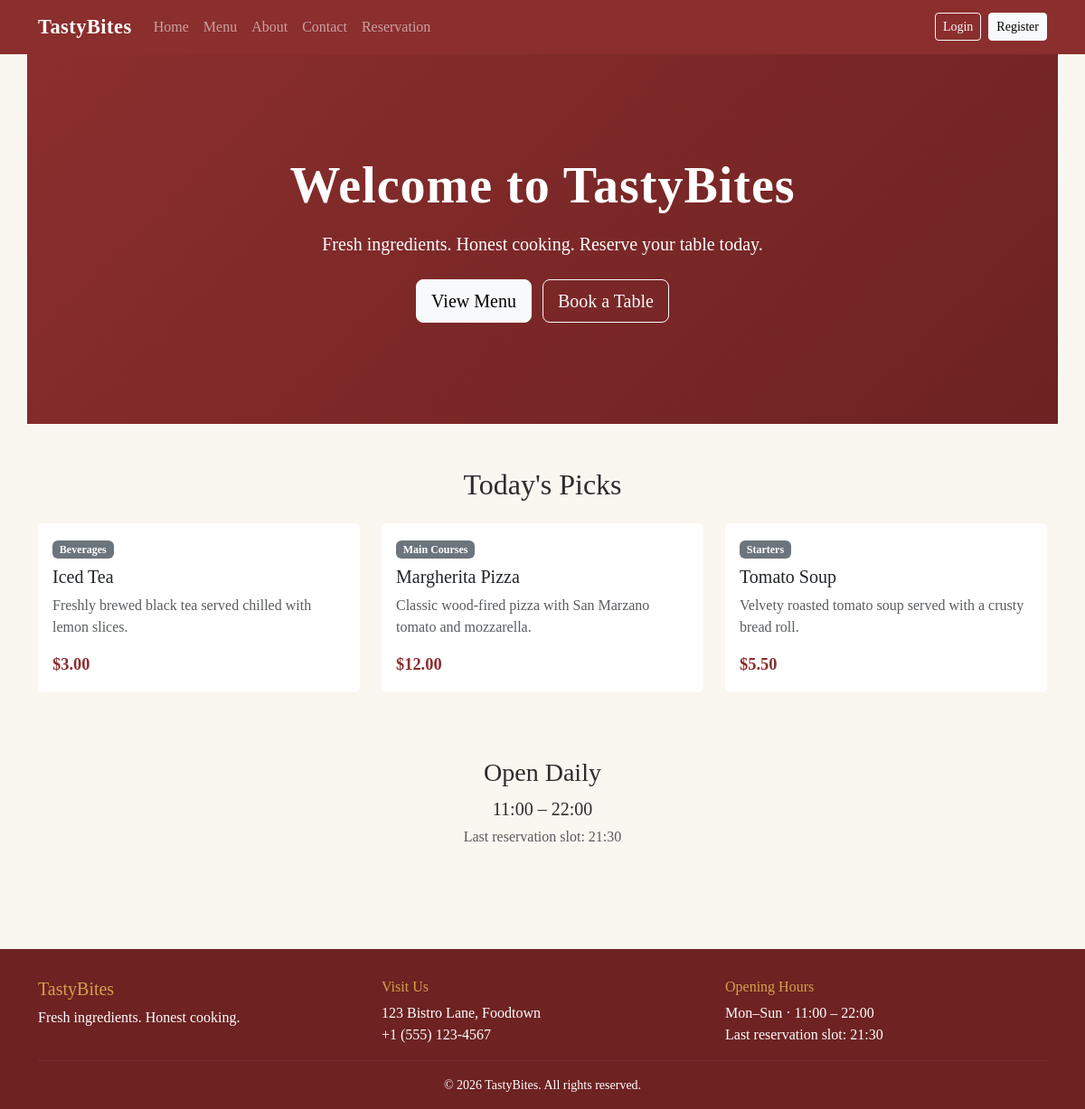
The page / on the database its author committed.
### tables this page shows
CREATE TABLE menu_items (
    id           INT UNSIGNED AUTO_INCREMENT PRIMARY KEY,
    category_id  INT UNSIGNED NOT NULL,
    name         VARCHAR(120) NOT NULL,
    description  TEXT NULL,
    price        DECIMAL(8,2) NOT NULL,
    image_url    VARCHAR(255) NULL,
    is_available TINYINT(1) DEFAULT 1,
    created_at   TIMESTAMP DEFAULT CURRENT_TIMESTAMP,
    FOREIGN KEY (category_id) REFERENCES menu_categories(id) ON DELETE CASCADE
);

CREATE TABLE menu_categories (
    id            INT UNSIGNED AUTO_INCREMENT PRIMARY KEY,
    name          VARCHAR(80) NOT NULL UNIQUE,
    display_order INT DEFAULT 0
);

### includes/auth_helpers.php (called while the page is built, shortened)
<?php
require_once __DIR__ . '/helpers.php';
function isLoggedIn(): bool
{
    return isset($_SESSION['user_id']) && $_SESSION['user_id'] > 0;
}

### includes/helpers.php (called while the page is built, shortened)
<?php
function e(?string $value): string
{
    return htmlspecialchars((string)($value ?? ''), ENT_QUOTES | ENT_SUBSTITUTE, 'UTF-8');
}
function formatPrice($value): string
{
    return '$' . number_format((float)$value, 2, '.', ',');
}

### index.php (the view, shortened to what this page needs)
<?php
require_once __DIR__ . '/includes/db.php';
require_once __DIR__ . '/includes/helpers.php';
$stmt = $db->prepare(
    "SELECT mi.id, mi.name, mi.description, mi.price, mi.image_url,
            mc.name AS category_name
     FROM menu_items mi
     JOIN menu_categories mc ON mc.id = mi.category_id
     WHERE mi.is_available = 1
     ORDER BY RAND()
     LIMIT 3"
);
$stmt->execute();
$res      = $stmt->get_result();
$featured = $res->fetch_all(MYSQLI_ASSOC);
require_once __DIR__ . '/includes/header.php';
?>
<section class="tb-hero text-center text-white">
    <div class="container py-5">
        <h1 class="display-4 fw-bold mb-3">Welcome to <?= APP_NAME ?></h1>
        <p class="lead mb-4">Fresh ingredients. Honest cooking. Reserve your table today.</p>
        <a href="<?= BASE_URL ?>/menu.php" class="btn btn-light btn-lg me-2">View Menu</a>
        <a href="<?= BASE_URL ?>/reservation.php" class="btn btn-outline-light btn-lg">Book a Table</a>
    </div>
</section>
<section class="my-5">
    <h2 class="text-center mb-4">Today's Picks</h2>
    <div class="row g-4">
        <?php foreach ($featured as $item): ?>
            <div class="col-md-4">
                <div class="card menu-card h-100">
                    <div class="card-body">
                        <span class="badge bg-secondary mb-2"><?= e($item['category_name']) ?></span>
                        <h5 class="card-title"><?= e($item['name']) ?></h5>
                        <p class="card-text text-muted"><?= e($item['description']) ?></p>
                        <p class="price mb-0"><?= formatPrice($item['price']) ?></p>
                    </div>
                </div>
            </div>
        <?php endforeach; ?>
    </div>
</section>
<section class="text-center py-4">
    <h3>Open Daily</h3>
    <p class="lead mb-1">11:00 – 22:00</p>
    <p class="text-muted">Last reservation slot: 21:30</p>
</section>
<?php require_once __DIR__ . '/includes/footer.php'; ?>

### includes/header.php (shortened to what this page needs)
<?php
require_once __DIR__ . '/helpers.php';
require_once __DIR__ . '/auth_helpers.php';
?>
<!doctype html>
<html lang="en">
<head>
    <link href="https://cdn.jsdelivr.net/npm/bootstrap@5.3.3/dist/css/bootstrap.min.css" rel="stylesheet">
    <link href="https://cdn.jsdelivr.net/npm/bootstrap-icons@1.11.3/font/bootstrap-icons.css" rel="stylesheet">
    <link href="<?= BASE_URL ?>/assets/css/style.css" rel="stylesheet">
</head>
<body>
<nav class="navbar navbar-expand-lg navbar-dark">
    <div class="container">
        <a class="navbar-brand" href="<?= BASE_URL ?>/index.php"><?= APP_NAME ?></a>
        <div class="collapse navbar-collapse" id="mainNav">
            <ul class="navbar-nav me-auto">
                <li class="nav-item"><a class="nav-link" href="<?= BASE_URL ?>/index.php">Home</a></li>
                <li class="nav-item"><a class="nav-link" href="<?= BASE_URL ?>/menu.php">Menu</a></li>
                <li class="nav-item"><a class="nav-link" href="<?= BASE_URL ?>/about.php">About</a></li>
                <li class="nav-item"><a class="nav-link" href="<?= BASE_URL ?>/contact.php">Contact</a></li>
                <li class="nav-item"><a class="nav-link" href="<?= BASE_URL ?>/reservation.php">Reservation</a></li>
            </ul>
            <ul class="navbar-nav ms-auto">
                <?php if (!isLoggedIn()): ?>
                    <li class="nav-item">
                        <a class="btn btn-outline-light btn-sm me-2" href="<?= BASE_URL ?>/auth/login.php">Login</a>
                    </li>
                    <li class="nav-item">
                        <a class="btn btn-light btn-sm" href="<?= BASE_URL ?>/auth/register.php">Register</a>
                    </li>
                <?php endif; ?>
            </ul>
        </div>
    </div>
</nav>
<main class="container py-4">

### includes/footer.php (shortened to what this page needs)
    </main>
    <footer class="tb-footer mt-5">
        <div class="container">
            <div class="row">
                <div class="col-md-4">
                    <h5>TastyBites</h5>
                    <p class="mb-0">Fresh ingredients. Honest cooking.</p>
                </div>
                <div class="col-md-4">
                    <h6>Visit Us</h6>
                    <p class="mb-0">123 Bistro Lane, Foodtown</p>
                    <p class="mb-0">+1 (555) 123-4567</p>
                </div>
                <div class="col-md-4">
                    <h6>Opening Hours</h6>
                    <p class="mb-0">Mon–Sun · 11:00 – 22:00</p>
                    <p class="mb-0">Last reservation slot: 21:30</p>
                </div>
            </div>
            <hr>
            <p class="text-center mb-0 small">© <?= date('Y') ?> TastyBites. All rights reserved.</p>
        </div>
    </footer>
</body>
</html>

### assets/css/style.css (style rules this page uses)
:root { --tb-primary: #8B2E2E; --tb-primary-dark: #6E2222; --tb-accent: #D4A24C; --tb-bg-soft: #FAF6F0; --tb-text-dark: #2C2C2C; --tb-text-muted: #6c757d; --bs-primary: var(--tb-primary); --bs-primary-rgb: 139, 46, 46; }
body { background: var(--tb-bg-soft); color: var(--tb-text-dark); font-family: Georgia, 'Times New Roman', serif; }
h1, h2, h3, h4, h5, h6 { font-family: Georgia, 'Times New Roman', serif; }
.navbar { background-color: var(--tb-primary) !important; }
.navbar .navbar-brand { font-size: 1.4rem; font-weight: 700; letter-spacing: .5px; }
.tb-hero { background: linear-gradient(135deg, var(--tb-primary), var(--tb-primary-dark)); margin: -1.5rem -12px 2rem -12px; padding: 4rem 1rem; border-radius: 0; }
.tb-hero h1 { letter-spacing: 1px; }
.menu-card { border: none; transition: transform .2s ease, box-shadow .2s ease; background-color: #fff; }
.menu-card .price { font-weight: 700; color: var(--tb-primary); font-size: 1.15rem; }
.price { font-weight: 700; color: var(--tb-primary); }
.tb-footer { background: var(--tb-primary-dark); color: #fff; padding: 2rem 0 1rem; }
.tb-footer h5, .tb-footer h6 { color: var(--tb-accent); }
.tb-footer hr { border-color: rgba(255, 255, 255, .25); }

### rows shown on the page
menu_items: category.name "Beverages", name "Iced Tea", description "Freshly brewed black tea served chilled with lemon slices.", price "$3.00"
menu_items: category.name "Main Courses", name "Margherita Pizza", description "Classic wood-fired pizza with San Marzano tomato and mozzarella.", price "$12.00"
menu_items: category.name "Starters", name "Tomato Soup", description "Velvety roasted tomato soup served with a crusty bread roll.", price "$5.50"

### other values the page prints
APP_NAME "TastyBites"
